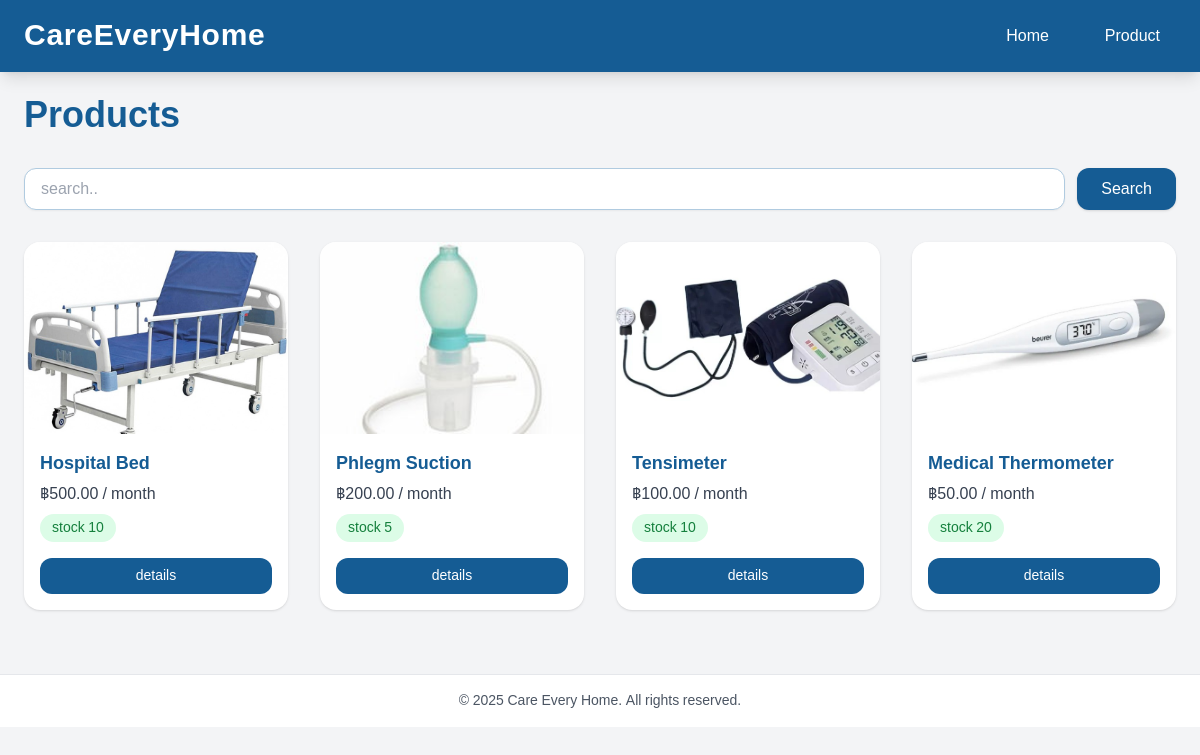
/equipments/, run on the app's committed database.
### myapp/models.py (models this page shows, shortened)
class Equipment(models.Model):
    name = models.CharField(max_length=255)
    status = models.CharField(max_length=50, choices=[('available', 'Available'), ('not available', 'Not available')])
    rental_price = models.DecimalField(max_digits=10, decimal_places=2)
    stock = models.PositiveIntegerField()
    description = models.TextField(max_length=500)
    image = models.ImageField(upload_to='equipments/', null=True, blank=True)

### myapp/views.py (the view)
# urls.py: path('equipments/', EquipmentListView.as_view(), name='equipment_list'),
class EquipmentListView(ListView):
    model = Equipment
    template_name = 'myapp/equipment_list.html'
    context_object_name = 'equipments'  # Name of the variable in the template
    def get_queryset(self):
        queryset = super().get_queryset().order_by('-rental_price')  # Get the default queryset
        query = self.request.GET.get('q')  # Get the search term from the URL (e.g., ?q=mountain)
        if query:
            queryset = queryset.filter(
                Q(name__icontains=query) | Q(description__icontains=query)
            )
        return queryset

### myapp/templates/myapp/equipment_list.html (shortened to what this page needs)
{% extends 'myapp/base.html' %}
{% block content %}
  <h1 class="text-4xl font-bold text-[#155c94] mb-8">Products</h1>
  <form method="get" class="mb-8 flex gap-3">
    <input type="text" name="q" placeholder="search.." value="{{ request.GET.q }}"
           class="flex-1 px-4 py-2 rounded-xl border border-[#b0cbe0] shadow-sm focus:outline-none focus:ring-2 focus:ring-[#155c94]">
    <button type="submit"
            class="bg-[#155c94] text-white px-6 py-2 rounded-xl hover:bg-[#0f4b78] transition-all shadow">
        Search
    </button>
  </form>
  <div class="grid grid-cols-1 sm:grid-cols-2 md:grid-cols-3 lg:grid-cols-4 gap-8">
    {% for equipment in equipments %}
      <div class="relative bg-white rounded-2xl overflow-hidden shadow hover:shadow-xl transition transform hover:scale-[1.02]">
        {% if equipment.image %}
          <img src="{{ equipment.image.url }}" alt="{{ equipment.name }}"
               class="w-full h-48 object-cover">
        {% else %}
          <div class="w-full h-48 bg-gray-200 flex items-center justify-center text-gray-500 text-sm">
            No Image
          </div>
        {% endif %}
        <div class="p-4 flex flex-col gap-1">
          <h2 class="text-lg font-bold text-[#155c94] line-clamp-1">{{ equipment.name }}</h2>
          <p class="text-gray-700">฿{{ equipment.rental_price }} / month</p>
          <div class="mt-1">
            {% if equipment.stock <= 0 %}
              <span class="inline-block bg-red-100 text-red-600 text-sm px-3 py-1 rounded-full">out of stock</span>
            {% else %}
              <span class="inline-block bg-green-100 text-green-700 text-sm px-3 py-1 rounded-full">stock {{ equipment.stock }}</span>
            {% endif %}
          </div>
          <a href="{% url 'equipment_detail' equipment.pk %}"
             class="mt-3 inline-block text-center bg-[#155c94] text-white px-4 py-2 rounded-xl hover:bg-[#0f4b78] transition text-sm">
            details
          </a>
        </div>
      </div>
    {% empty %}
      <div class="text-gray-600 col-span-full text-center py-10">
        ไม่มีสินค้าที่ตรงกับคำค้นหาหรือสินค้ายังไม่พร้อมให้เช่าในขณะนี้
      </div>
    {% endfor %}
  </div>
{% endblock %}

### myapp/templates/myapp/base.html (shortened to what this page needs)
<!DOCTYPE html>
<html lang="en">
<head>
  <script src="https://cdn.tailwindcss.com"></script>
</head>
<body class="bg-gray-100">
  <header class="bg-[#155c94] text-white shadow-lg">
    <div class="max-w-7xl mx-auto px-6 py-4 flex items-center justify-between">
      <a href="{% url 'home' %}" class="text-2xl md:text-3xl font-bold tracking-wide hover:opacity-90 transition ease-in-out">
        CareEveryHome
      </a>
      <nav class="flex gap-6">
        <a href="{% url 'home' %}" class="text-white font-medium px-4 py-2 rounded-lg nav-button">
          Home
        </a>
        <a href="{% url 'equipment_list' %}" class="text-white font-medium px-4 py-2 rounded-lg nav-button">
          Product
        </a>
      </nav>
    </div>
  </header>
  <main class="max-w-7xl mx-auto p-6">
    {% block content %}
    {% endblock %}
  </main>
  <footer class="bg-white text-gray-600 py-4 mt-10 border-t">
    <div class="max-w-7xl mx-auto px-4 text-center">
      <p class="text-sm">&copy; 2025 Care Every Home. All rights reserved.</p>
    </div>
  </footer>
</body>
</html>

### myapp/templates/myapp/base.html (style rules this page uses)
body { font-family: 'Noto Sans Thai', sans-serif; }

### data on the page
Equipment: image (picture), name "Hospital Bed", rental_price "500.00", stock "10"
Equipment: image (picture), name "Phlegm Suction", rental_price "200.00", stock "5"
Equipment: image (picture), name "Tensimeter", rental_price "100.00", stock "10"
Equipment: image (picture), name "Medical Thermometer", rental_price "50.00", stock "20"
